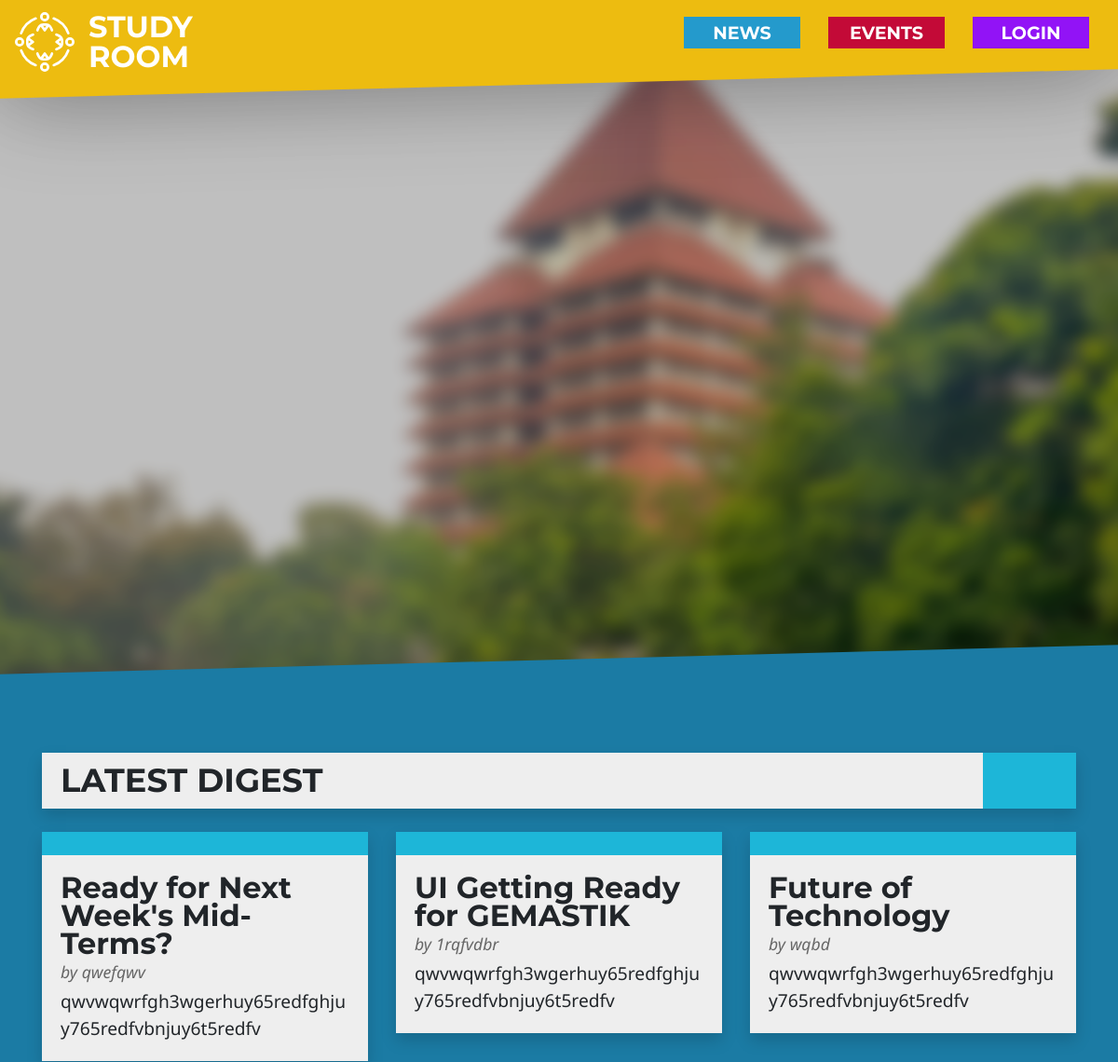
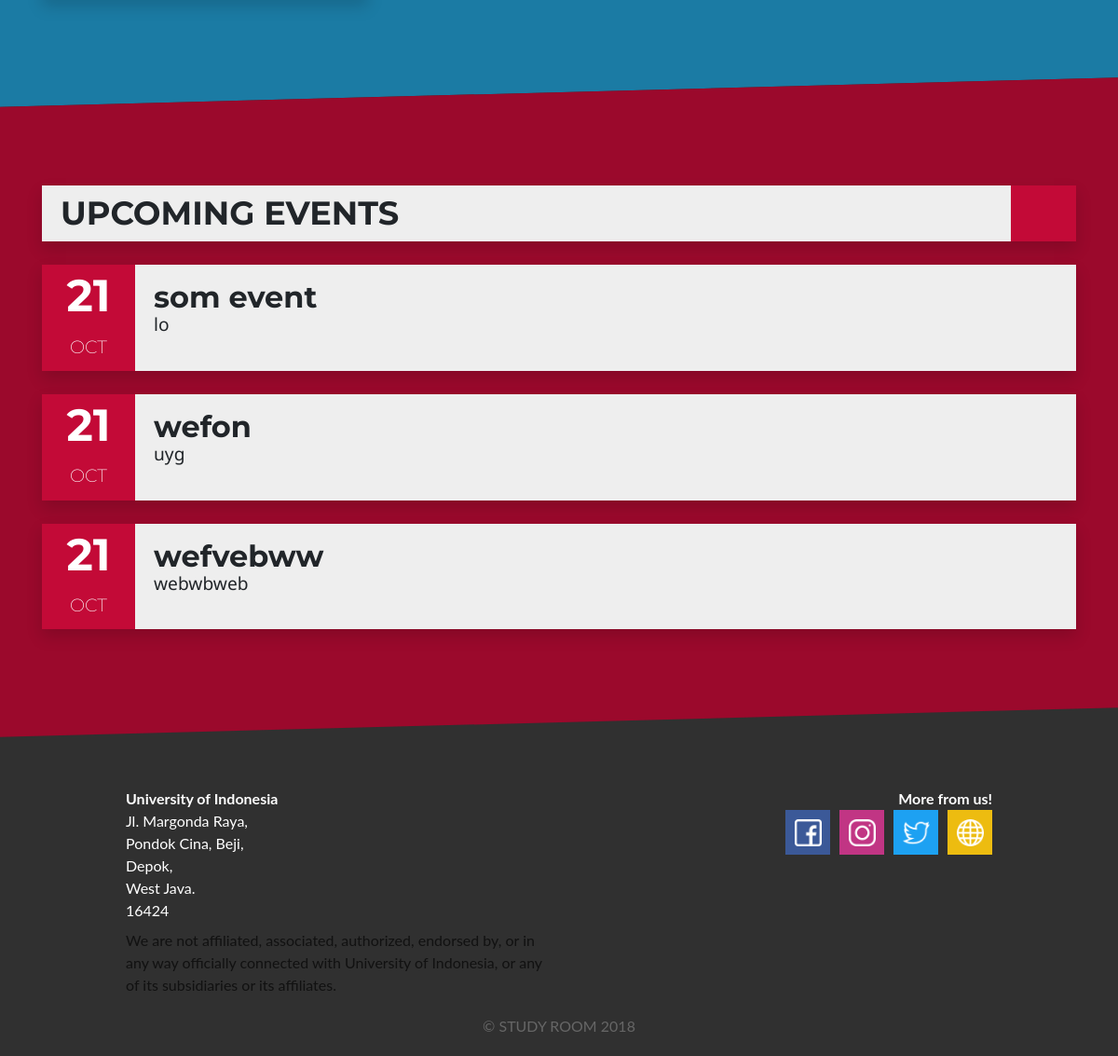
The page / on the database its author committed (2 pictures, top to bottom).
### news/models.py (models this page shows)
class News(models.Model):
    title = models.CharField(max_length=50, blank=False)
    author = models.CharField(max_length=50, blank=False)
    date = models.DateField(default=timezone.now, blank=False)
    headline = models.CharField(max_length=50, blank=False)
    content = models.TextField(blank=False)

### event/models.py (models this page shows, shortened)
class Event(models.Model):
    name = models.CharField(max_length=30, blank=False, null=True)
    date = models.DateField()
    location = models.CharField(max_length=50, blank=False, null=True)
    description = models.CharField(max_length=200, blank=False, null=True)
    participant_user = models.ManyToManyField(User, blank=True)

### index/views.py (the view)
# urls.py: path('', views.index, name='index'),
def index(request):
    response = {
        'all_event': Event.objects.all().order_by("date")[:5],
        'all_news': News.objects.all().order_by("date")[:6]
    }
    return render(request, 'index.html', response)

### templates/index.html (shortened to what this page needs)
{% extends '_base.html' %}
{% load static %}
{% block content %}
<section id="parallax">
    <div class="parallax-background"></div>
    <div class="parallax-text">
        <h1>STUDY<br>ROOM</h1>
        <h2>Your dreams. Our mission.</h2>
    </div>
</section>
<section id="news" slant>
    <div class="news-container container">
        <div class="card shadow">
            <div class="card-flex">
                <h3 class="card-title title-bar">LATEST DIGEST</h3>
                <div class="content-colorbox color-news"></div>
            </div>
        </div>
        <div class="row">
            {% for news in all_news %}
            <div class="col-lg-4 col-sm-12">
                <div class="card clickable-card news-card shadow" data-toggle="modal" data-target="#modal-news-{{ news.id }}">
                    <div class="color-bar color-news"></div>
                    <div class="card-body">
                        <h5 class="card-title news-title">
                            {{ news.title }}
                        </h5>
                        <p class="news-author">by {{ news.author }} </p>
                        <div class="card-text news-content">
                            {{ news.headline }}
                        </div>
                    </div>
                </div>
            </div>
            {% endfor %}
        </div>
    </div>
</section>
<section id="event" slant>
    <div class="event-container container">
        <div class="card shadow">
            <div class="card-flex">
                <h3 class="card-title title-bar">UPCOMING EVENTS</h3>
                <div class="header-colorbox color-event"></div>
            </div>
        </div>
        {% for event in all_event %}
        <div class="row">
            <div class="col-lg-12">
                <div class="card clickable-card event-card shadow" data-toggle="modal" data-target="#modal-event-{{ event.id }}">
                    <div class="card-flex">
                        <div class="content-colorbox color-event">
                            <div class="event-date"><p>{{ event.date.day }}</p></div>
                            <div class="event-month"><p>{{ event.date|date:'b'|upper }}</p></div>
                        </div>
                        <div class="card-body">
                            <h5 class="card-title news-title">
                                {{ event.name }}
                            </h5>
                            <div class="card-text news-content">
                                {{ event.location }}
                            </div>
                        </div>
                    </div>
                </div>
            </div>
        </div>
        {% endfor %}
    </div>
</section>
{% endblock %}

### static/css/style.css (style rules this page uses)
body { margin: 0; padding: 0; background: #303030; }
p { word-wrap: break-word; overflow-wrap: break-word; hyphens: auto; }
*[slant] { padding: 100px 0; transform: skew(0deg, -1.5deg) translateY(-120px); }
*[slant] > * { transform: skew(0deg, 1.5deg); }
.color-news { background: #1DB6D8; transition: 0.3s }
.color-event { background: #C30A37; transition: 0.3s }
.card-flex { display: inline-flex; justify-content: space-between; }
.content-colorbox { height: inherit; width: 100px; min-width: 100px }
.header-colorbox { height: inherit; width: 70px; min-width: 70px; }
.color-bar { height: 25px; }
.card { border-radius: 0px; border-width: 0; background-color: #eee; }
.card-title { font-size: 2em; font-family: 'Montserrat', sans-serif; font-weight:700; line-height: 30px; }
.card-body { overflow-x: hidden; }
.title-bar { font-size: 2.2em; margin: 0; padding: 15px 20px; }
#parallax { background: white; overflow: hidden; padding-bottom: 28px; }
.parallax-text { position: absolute; top: 45%; width:100%; text-align:center; color:white; font-weight:bold; background: transparent; pointer-events: none; font-family: 'Montserrat', sans-serif; }
.parallax-text h1 { font-size: 100px; line-height: 80px; font-weight:700; }
.parallax-text h2 { font-size: 40px; font-weight: 400; }
.parallax-background { position:relative; background-position:center; background-size:cover; background-repeat:no-repeat; background-attachment:fixed; background-image: url('/static/img/ui.jpg'); min-height:100%; opacity: 1; filter: blur(0.5rem) brightness(0.75); overflow-x: hidden; transform: scale3d(1.1, 1.1, 1.1); transition: 0.3s; }
#news { background: #1B7BA4; }
#event { background: #9B092C; }
.news-title { margin: 0; }
.news-author { margin-top: 2px; margin-bottom: 5px; font-family: 'Noto Sans', sans-serif; font-style: italic; font-size: 1.1em; color: #666; }
.news-content { font-family: 'Noto Sans', sans-serif; font-size: 1.2em; }
.news-card, .event-card { margin-top: 25px; }
.event-date { color: white; font-size: 3em; font-family: 'Montserrat', sans-serif; font-weight:700; text-align: center; margin-bottom: 0; line-height: 1.2em; padding-top: 5px; }
.event-month { margin-top: 0; color: white; font-size: 1.2em; font-family: 'Montserrat', sans-serif; font-weight: 200; text-align: center; line-height: 1em; }
.clickable-card { box-shadow: 0 4px 8px 0 rgba(0,0,0,0); transform: scale3d(1,1,1); transition: 0.15s; cursor: pointer; }

### rows shown on the page
News: title "Ready for Next Week's Mid-Terms?", author "qwefqwv", headline "qwvwqwrfgh3wgerhuy65redfghjuy765redfvbnjuy6t5redfv"
News: title "UI Getting Ready for GEMASTIK", author "1rqfvdbr", headline "qwvwqwrfgh3wgerhuy65redfghjuy765redfvbnjuy6t5redfv"
News: title "Future of Technology", author "wqbd", headline "qwvwqwrfgh3wgerhuy65redfghjuy765redfvbnjuy6t5redfv"
Event: date.day "21", date "OCT", name "som event", location "lo"
Event: date.day "21", date "OCT", name "wefon", location "uyg"
Event: date.day "21", date "OCT", name "wefvebww", location "webwbweb"
